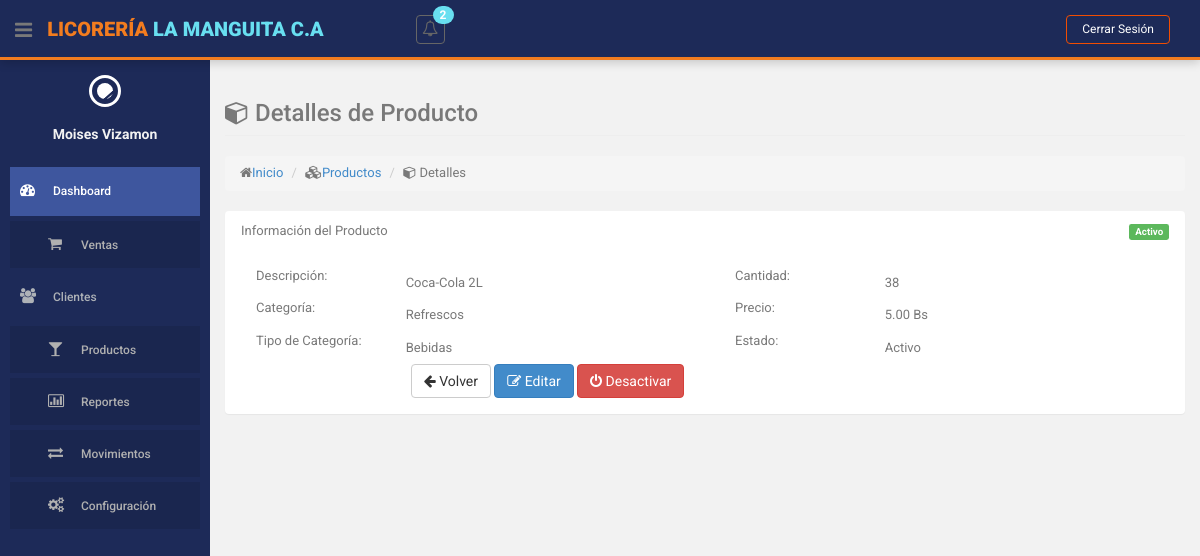
Page /index.php?action=productos&method=mostrar&id=1 (signed in) on the earlier database version.
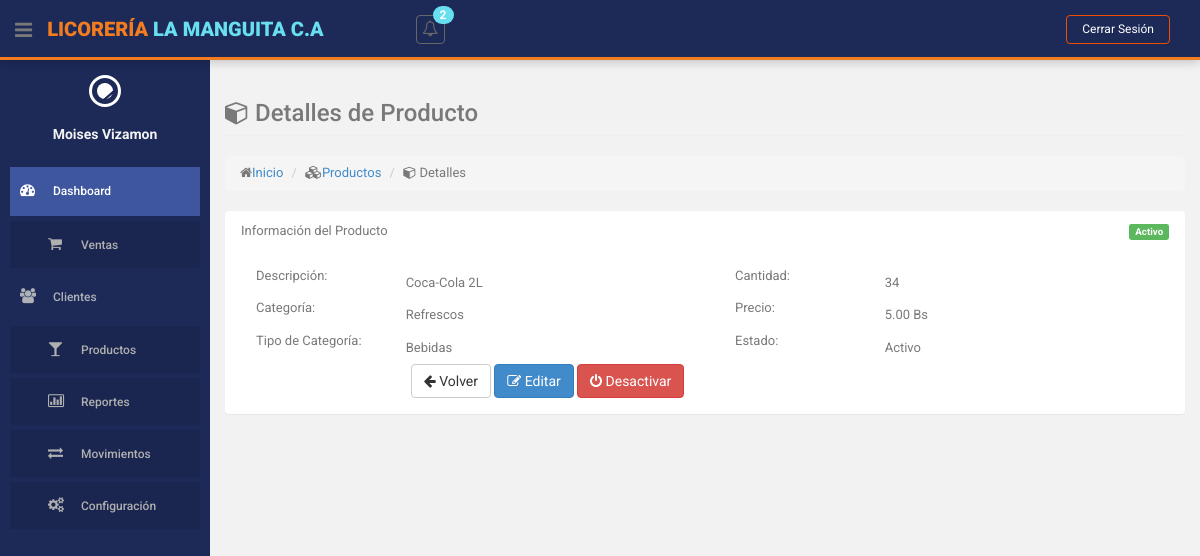
Same page on the later database version.
### tables this page shows
CREATE TABLE `producto` (
  `id` int(10) NOT NULL,
  `descripcion` varchar(255) NOT NULL,
  `cantidad` int(255) NOT NULL,
  `precio` decimal(10,2) NOT NULL,
  `id_categoria` int(11) NOT NULL,
  `id_estatus` int(11) NOT NULL
);

CREATE TABLE `estatus` (
  `id` int(11) NOT NULL,
  `nombre` varchar(50) NOT NULL
);

CREATE TABLE `categorias` (
  `id` int(11) NOT NULL,
  `nombre` varchar(255) NOT NULL,
  `id_tipo_categoria` int(11) NOT NULL,
  `id_estatus` int(11) NOT NULL
);

CREATE TABLE `tipos_categoria` (
  `id` int(11) NOT NULL,
  `nombre` varchar(255) NOT NULL,
  `id_estatus` int(11) NOT NULL DEFAULT 1
);

### controllers/ProductoController.php (called while the page is built, shortened)
<?php
class ProductoController
{
    private $model;
    public function __construct()
    {
        require_once ROOT_PATH . 'models/ProductoModel.php';
        $this->model = new ProductoModel();
    }
    public function mostrar($id)
    {
        $producto = $this->model->obtenerProductoPorId($id);
        $this->loadView('productos/mostrar', ['producto' => $producto]);
    }
    private function loadView($view, $data = [])
    {
        extract($data);
        require ROOT_PATH . 'views/layouts/header.php';
        require ROOT_PATH . 'views/layouts/sidebar.php';
        require ROOT_PATH . 'views/' . $view . '.php';
        require ROOT_PATH . 'views/layouts/footer.php';
    }
}

### models/ProductoModel.php (called while the page is built, shortened)
<?php
class ProductoModel
{
    private $db;
    public function __construct()
    {
        require_once ROOT_PATH . 'config/database.php';
        $database = new Database();
        $this->db = $database->getConnection();
    }
    public function obtenerProductoPorId($id)
    {
        $query = "SELECT p.*,
              c.nombre as categoria,
              e.nombre as estatus,
              tc.nombre as tipo_categoria
              FROM producto p
              JOIN categorias c ON p.id_categoria = c.id
              JOIN estatus e ON p.id_estatus = e.id
              JOIN tipos_categoria tc ON c.id_tipo_categoria = tc.id
              WHERE p.id = :id";
        $stmt = $this->db->prepare($query);
        $stmt->bindParam(":id", $id);
        $stmt->execute();
        return $stmt->fetch(PDO::FETCH_ASSOC);
    }
}

### config/database.php (called while the page is built, shortened)
<?php
class Database {
    private $host = 'localhost';
    private $db_name = 'licoreria';
    private $username = 'root';
    private $password = '';
    public function getConnection() {
        $this->conn = null;
        try {
            $this->conn = new PDO(
                "mysql:host=" . $this->host . ";dbname=" . $this->db_name,
                $this->username,
                $this->password
            );
            $this->conn->exec("set names utf8");
            $this->conn->setAttribute(PDO::ATTR_ERRMODE, PDO::ERRMODE_EXCEPTION);
        } catch(PDOException $exception) {
            echo "Error de conexión: " . $exception->getMessage();
        }
        return $this->conn;
    }
}
?>

### views/productos/mostrar.php (the view)
<section id="main-content">
    <section class="wrapper">
        <div class="row">
            <div class="col-lg-12">
                <h3 class="page-header"><i class="fa fa-cube"></i> Detalles de Producto</h3>
                <ol class="breadcrumb">
                    <li><i class="fa fa-home"></i><a href="<?php echo BASE_URL; ?>">Inicio</a></li>
                    <li><i class="fa fa-cubes"></i><a href="<?php echo BASE_URL; ?>index.php?action=productos">Productos</a></li>
                    <li><i class="fa fa-cube"></i> Detalles</li>
                </ol>
            </div>
        </div>
        <div class="row">
            <div class="col-lg-12">
                <section class="panel">
                    <header class="panel-heading">
                        Información del Producto
                        <div class="pull-right">
                            <span class="label label-<?= $producto['id_estatus'] == 1 ? 'success' : 'danger' ?>">
                                <?= $producto['estatus'] ?>
                            </span>
                        </div>
                    </header>
                    <div class="panel-body">
                        <div class="row">
                            <div class="col-md-6">
                                <div class="form-group">
                                    <label class="col-sm-4 control-label">Descripción:</label>
                                    <div class="col-sm-8">
                                        <p class="form-control-static"><?= $producto['descripcion'] ?></p>
                                    </div>
                                </div>
                                <div class="form-group">
                                    <label class="col-sm-4 control-label">Categoría:</label>
                                    <div class="col-sm-8">
                                        <p class="form-control-static"><?= $producto['categoria'] ?></p>
                                    </div>
                                </div>
                                <div class="form-group">
                                    <label class="col-sm-4 control-label">Tipo de Categoría:</label>
                                    <div class="col-sm-8">
                                        <p class="form-control-static"><?= $producto['tipo_categoria'] ?></p>
                                    </div>
                                </div>
                            </div>
                            <div class="col-md-6">
                                <div class="form-group">
                                    <label class="col-sm-4 control-label">Cantidad:</label>
                                    <div class="col-sm-8">
                                        <p class="form-control-static"><?= $producto['cantidad'] ?></p>
                                    </div>
                                </div>
                                <div class="form-group">
                                    <label class="col-sm-4 control-label">Precio:</label>
                                    <div class="col-sm-8">
                                        <p class="form-control-static"><?= number_format($producto['precio'], 2) ?> Bs</p>
                                    </div>
                                </div>
                                <div class="form-group">
                                    <label class="col-sm-4 control-label">Estado:</label>
                                    <div class="col-sm-8">
                                        <p class="form-control-static"><?= $producto['estatus'] ?></p>
                                    </div>
                                </div>
                            </div>
                        </div>
                        <div class="form-group">
                            <div class="col-sm-offset-2 col-sm-10">
                                <a href="<?= BASE_URL ?>index.php?action=productos" class="btn btn-default"><i class="fa fa-arrow-left"></i> Volver</a>
                                <?php if ($_SESSION['user_rol'] != 2): ?>
                                <a href="<?= BASE_URL ?>index.php?action=productos&method=editar&id=<?= $producto['id'] ?>" class="btn btn-primary">
                                    <i class="fa fa-edit"></i> Editar
                                </a>
                                <a href="<?= BASE_URL ?>index.php?action=productos&method=cambiarEstado&id=<?= $producto['id'] ?>" class="btn btn-<?= $producto['id_estatus'] == 1 ? 'danger' : 'success' ?>">
                                    <i class="fa fa-power-off"></i> <?= $producto['id_estatus'] == 1 ? 'Desactivar' : 'Activar' ?>
                                </a>
                                <?php endif; ?>
                            </div>
                        </div>
                    </div>
                </section>
            </div>
        </div>
    </section>
</section>

Differences in the rows shown:
changed producto "Coca-Cola 2L": cantidad "38" → "34"
